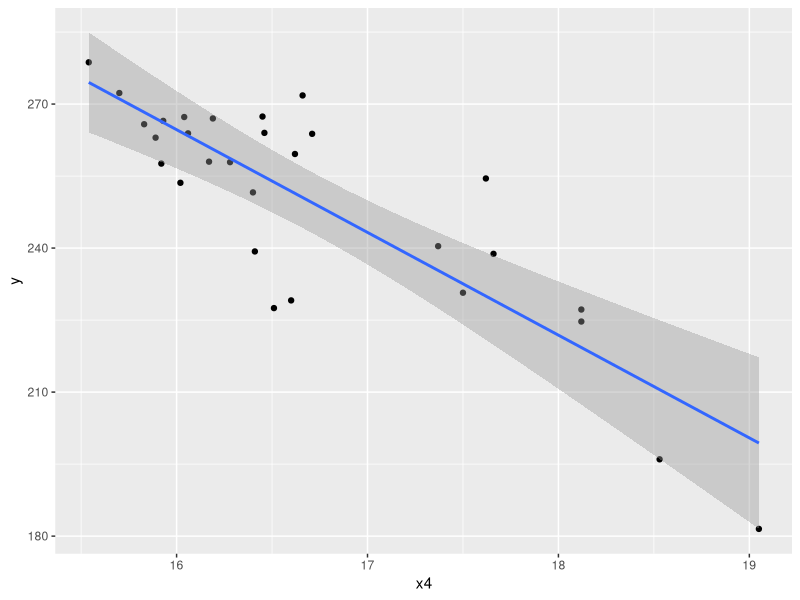
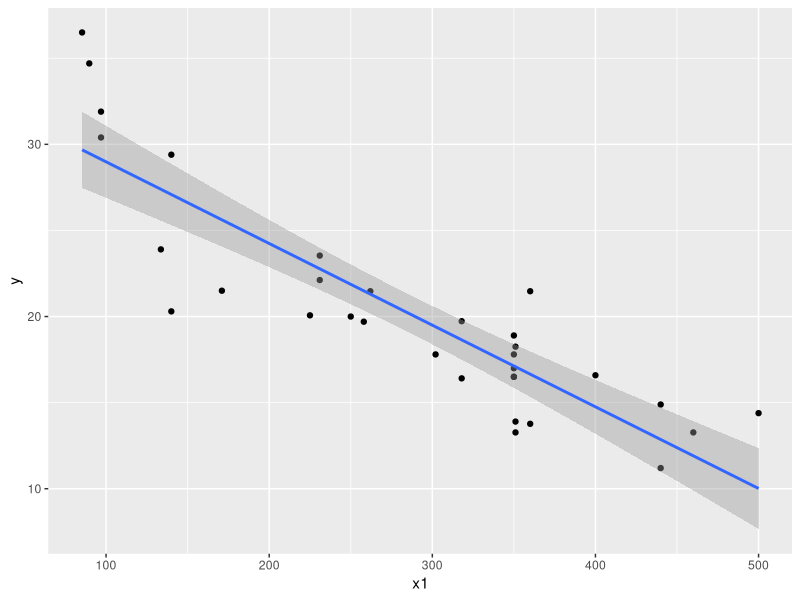
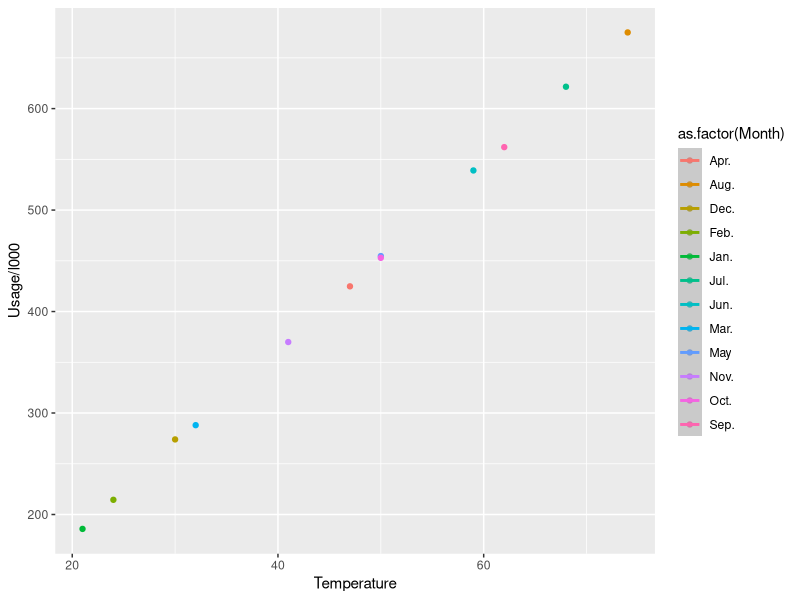

These figures' R source, in order:
## ---- chunk 1
knitr::opts_chunk$set(message=FALSE, warning=F, echo=TRUE)
options(width = 2000)
options(repos="https://cran.rstudio.com")
## ---- chunk 2
# Load the package 
library(readxl)
library(tidyverse)
library(broom)
# Import Data
table_b2 <- read_xlsx("Table B.2.xlsx")

# Observe the data frame
glimpse(table_b2)

# visualizng y and x4
table_b2 %>% ggplot(aes(x4,y))+geom_point()+geom_smooth(method="lm", level=0.99)
## ---- chunk 3
# build the model
model_y_x4 <- lm(y ~ x4, data=table_b2)
model_y_x4
## ---- chunk 4
model_y_x4 %>% summary()
## ---- chunk 5
model_y_x4 %>% augment()
## ---- chunk 6
predict(model_y_x4, newdata = data.frame(x4=16.5))
## ---- chunk 7

# Import Data
table_b3 <- read_xlsx("Table B.3.xlsx")

# Observe the data frame
glimpse(table_b3)

# visualizng y and x1
table_b3 %>% ggplot(aes(x1,y))+geom_point()+geom_smooth(method="lm")
## ---- chunk 8

# Import Data
table_12 <- read_xlsx("Problem 2.12.xlsx")

# Observe the data frame
glimpse(table_12)

# visualizng y and x1
table_12 %>% ggplot(aes(Temperature,`Usage/l000`,col=as.factor(Month)))+geom_point( )+geom_smooth(method="lm")
